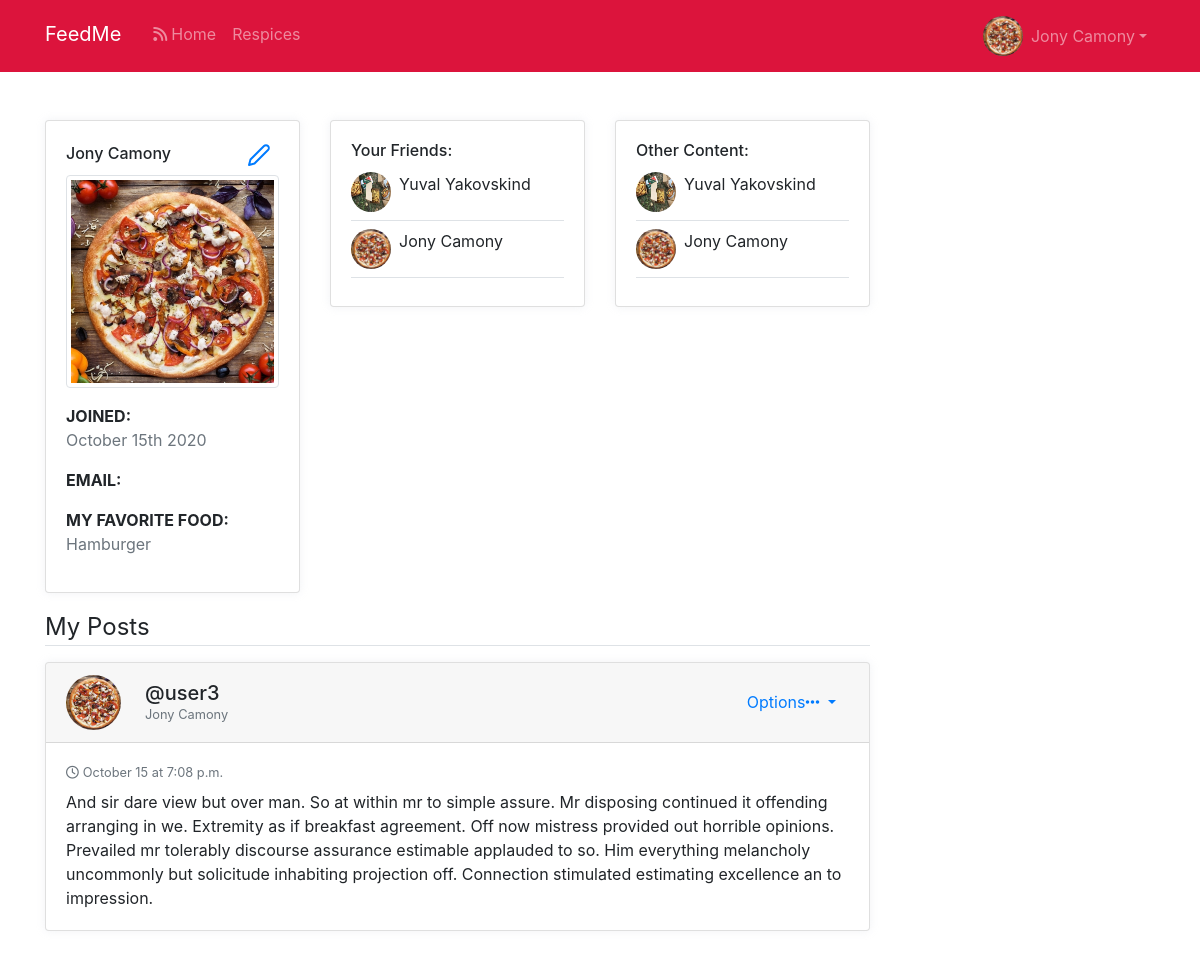
Page /profiles/myprofile/ (signed in) on the committed database.
### users/models.py (models this page shows, shortened)
class Profile(models.Model):
    user = models.OneToOneField(User, on_delete=models.CASCADE)
    first_name = models.CharField(max_length=100, blank=True)
    last_name = models.CharField(max_length=100, blank=True)
    image = models.ImageField(default='default.jpg', upload_to='profile_pics')
    friends = models.ManyToManyField(User, blank=True, related_name='friends')
    slug = models.SlugField(unique=True, blank=True)
    fav_food = models.CharField(max_length=100, blank=True)
    created = models.DateTimeField(auto_now=True)
    def get_friends(self):
        return self.friends.all()

### feed/models.py (models this page shows, shortened)
class Post(models.Model):
    author = models.ForeignKey(Profile, on_delete=models.CASCADE)
    content = models.TextField()
    image = models.ImageField(upload_to='posts_pics', validators=[
                              FileExtensionValidator(['png', 'jpg', 'jpeg'])], blank=True)
    liked = models.ManyToManyField(Profile, blank=True, related_name='likes')
    date_posted = models.DateTimeField(default=timezone.now)
    class Meta:
        ordering = ('-date_posted',)

### users/views.py (the view)
# urls.py: path('myprofile/', users_views.my_profile_view, name='myprofile'),
@ login_required
def my_profile_view(request):
    profile = Profile.objects.get(user=request.user)
    posts = Post.objects.filter(author=profile)
    context = {
        'profile': profile,
        'posts': posts,
    }
    return render(request, 'users/myprofile.html', context)

### users/templates/users/myprofile.html (shortened to what this page needs)
{% extends "base.html" %}
{% block content %}
<div class="container">
   <div class="profile-page tx-13">
      <div class="row profile-body">
         <div class="col-md-3 gedf-main">
            <div class="card rounded">
               <div class="card-body">
                  <div class="d-flex align-items-center justify-content-between mb-2">
                     <h6 class="card-title mb-0">{{ profile.first_name }} {{ profile.last_name }}</h6>
                     <a class="" href="{% url 'update_profile' %}">
                        <svg xmlns="http://www.w3.org/2000/svg" width="24" height="24" viewBox="0 0 24 24" fill="none" stroke="currentColor" stroke-width="2" stroke-linecap="round" stroke-linejoin="round" class="feather feather-edit-2 icon-sm mr-2">
                           <path d="M17 3a2.828 2.828 0 1 1 4 4L7.5 20.5 2 22l1.5-5.5L17 3z"></path>
                        </svg>
                     </a>
                  </div>
                  <img class="img-thumbnail mr-2 " src="{{ profile.image.url }}">
                  <div class="mt-3">
                     <label class="tx-11 font-weight-bold mb-0 text-uppercase">Joined:</label>
                     <p class="text-muted">{{ profile.created|date:"F jS Y" }}</p>
                  </div>
                  <div class="mt-3">
                     <label class="tx-11 font-weight-bold mb-0 text-uppercase">Email:</label>
                  </div>
                  <div class="mt-3">
                     <label class="tx-11 font-weight-bold mb-0 text-uppercase">My Favorite Food:</label>
                     <p class="text-muted">{{ profile.fav_food }}</p>
                  </div>
               </div>
            </div>
         </div>
         <div class="col-md-3 gedf-main">
            <div class="card rounded">
               <div class="card-body">
                  <h6 class="card-title">Your Friends: </h6>
                  {% for friend in profile.get_friends%}
                  <div class="d-flex justify-content-between mb-2 pb-2 border-bottom">
                     <div class="d-flex align-items-center ">
                        <img class="img-xs rounded-circle" src='{{ friend.profile.image.url }}' alt="">
                        <div class="ml-2">
                           <p>{{ friend.profile.first_name }} {{ friend.profile.last_name }}</p>
                        </div>
                     </div>
                  </div>
                  {% endfor %}
               </div>
            </div>
         </div>
         <div class="col-md-3 gedf-main">
            <div class="card rounded">
               <div class="card-body">
                  <h6 class="card-title">Other Content: </h6>
                  {% for friend in profile.get_friends%}
                  <div class="d-flex justify-content-between mb-2 pb-2 border-bottom">
                     <div class="d-flex align-items-center ">
                        <img class="img-xs rounded-circle" src='{{ friend.profile.image.url }}' alt="">
                        <div class="ml-2">
                           <p>{{ friend.profile.first_name }} {{ friend.profile.last_name }}</p>
                        </div>
                     </div>
                  </div>
                  {% endfor %}
               </div>
            </div>
         </div>
         <div class="col-md-9 mt-2 gedf-main">
         <legend class="border-bottom mb-3 mt-2">My Posts</legend>
         {% for post in posts %}
         <div class="card gedf-card">
            <div class="card-header">
               <div class="d-flex justify-content-between align-items-center">
                  <div class="d-flex justify-content-between align-items-center">
                     <div class="mr-2">
                        <img class="rounded-circle article-img" src="{{ post.author.image.url }}" alt="">
                     </div>
                     <div class="ml-2">
                        <div class="h5 m-0">@{{ post.author.user}}</div>
                        <div class="h7 text-muted">{{ post.author.first_name}} {{ post.author.last_name}}</div>
                     </div>
                  </div>
                  <div>
                     <div class="dropdown">
                        <button class="btn btn-link dropdown-toggle" type="button" id="gedf-drop1" data-toggle="dropdown" aria-haspopup="true" aria-expanded="false">
                        Options<i class="fa fa-ellipsis"></i>
                        </button>
                  </div>
                  </div>
               </div>
            </div>
            <div class="card-body">
               <div class="text-muted h7 mb-2"> <i class="fa fa-clock-o  mr-1"></i>{{ post.date_posted|date:"F d" }} at {{ post.date_posted|date:"P" }}</div>
               <p class="card-text">
                  {{ post.content }}
               </p>
            </div>
         </div>
        {% endfor %}
         </div>
      </div>
   </div>
</div>
{% endblock content %}

### templates/base.html (shortened to what this page needs)
{% load static %}
<!DOCTYPE html>
<html>
  <head>
    <link rel="stylesheet" type="text/css" href="{% static '/style.css' %}">
    <link href="//maxcdn.bootstrapcdn.com/bootstrap/4.1.1/css/bootstrap.min.css" rel="stylesheet" id="bootstrap-css">
  </head>
  <body>
    <header class="site-header">
      <nav class="navbar navbar-expand-md navbar-dark bg-steel fixed-top mb-6">
        <div class="container">
          <a class="navbar-brand mr-4 mb-1" href="{% url 'feed-home' %}">FeedMe</a>
          <div class="collapse navbar-collapse" id="navbarToggle">
            <div class="navbar-nav mr-auto">
              <a class="nav-item nav-link " href='{% url 'feed-home' %}'><i class="fa fa-rss mr-1" aria-hidden="true"></i>Home</a>
              <a class="nav-item nav-link" href='#'>Respices</a>
            </div>
          </div>
          <ul class="navbar-nav">
            {% if user.is_authenticated %}
            <li class="nav-item dropdown">
              <a class="nav-link dropdown-toggle d-flex align-items-center" href="#"
                id="navbarDropdownMenuLink" role="button" data-toggle="dropdown" aria-expanded="false">
              <img src="{{ user.profile.image.url }}" class="img-xs rounded-circle mr-2 " loading="lazy"/>
                         {{ user.profile.first_name }} {{ user.profile.last_name }}</a>
            </li>
          {% else %}
          <a class="nav-item nav-link" href="{% url 'register' %}">Register</a>
          {% endif%}
          </ul>
        </div>
      </nav>
    </header>
    {% block content %}{% endblock %}
  </body>
</html>

### static/style.css (style rules this page uses)
body { background: #fafafa; color: #333333; margin-top: 5rem; }
h1, h2, h3, h5, h6 { color: #444444; }
ul { margin: 0; }
.bg-steel { background-color: #dc143c; }
.site-header { padding: 60px; }
.site-header .navbar-nav .nav-link { color: ##e5eaed; min-height: 45px; }
.article-img { height: 55px; width: 55px; margin-right: 8px; }
.img-xs { width: 40px; height: 40px; }
.card-header:first-child { border-radius: 0 0 0 0; }
.card-header { padding: 0.875rem 1.5rem; margin-bottom: 0; background-color: rgba(0, 0, 0, 0); border-bottom: 1px solid #f2f4f9; }
.card { box-shadow: 0 0 10px 0 rgba(183, 192, 206, 0.2); -webkit-box-shadow: 0 0 10px 0 rgba(183, 192, 206, 0.2); -moz-box-shadow: 0 0 10px 0 rgba(183, 192, 206, 0.2); -ms-box-shadow: 0 0 10px 0 rgba(183, 192, 206, 0.2); }
.card { position: relative; display: flex; flex-direction: column; min-width: 0; word-wrap: break-word; background-color: #fff; background-clip: border-box; border: 1px solid #f2f4f9; border-radius: 0.25rem; }
.h7 { font-size: 0.8rem; }
@media (min-width: 992px) { .gedf-main { padding-left: 4rem; padding-right: 4rem; } }
@media (min-width: 992px) { .gedf-card { margin-bottom: 2.77rem; } }
.dropdown-toggle::after { content: none; display: none; }

### rows in the picture
Profile: first_name "Jony", last_name "Camony", image (picture), created "October 15th 2020", fav_food "Hamburger"
Post: author.image (picture), author.user "user3", author.first_name "Jony", author.last_name "Camony", date_posted "October 15", date_posted "7:08 p.m.", content "And sir dare view but over man. So at within mr to simple assure. Mr disposing continued it offending arranging in we. Extremity as if breakfast agreement. Off now mistress provided out horrible opinions. Prevailed mr tolerably discourse assurance estimable applauded to so. Him everything melancholy uncommonly but solicitude inhabiting projection off. Connection stimulated estimating excellence an to impression."

### other values in the picture
{{ user.profile.first_name }} "Jony"
{{ user.profile.last_name }} "Camony"
{{ friend.profile.first_name }} "Yuval"
{{ friend.profile.last_name }} "Yakovskind"
{{ friend.profile.first_name }} "Jony"
{{ friend.profile.last_name }} "Camony"
